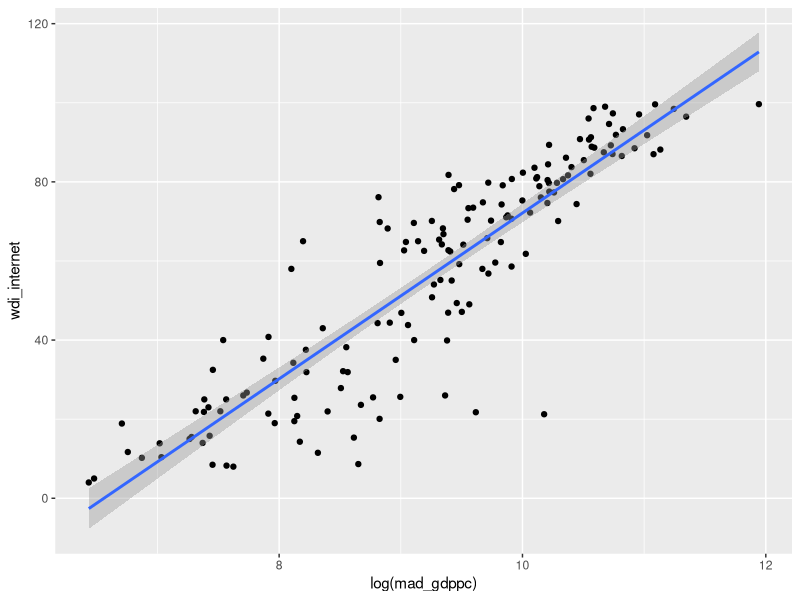
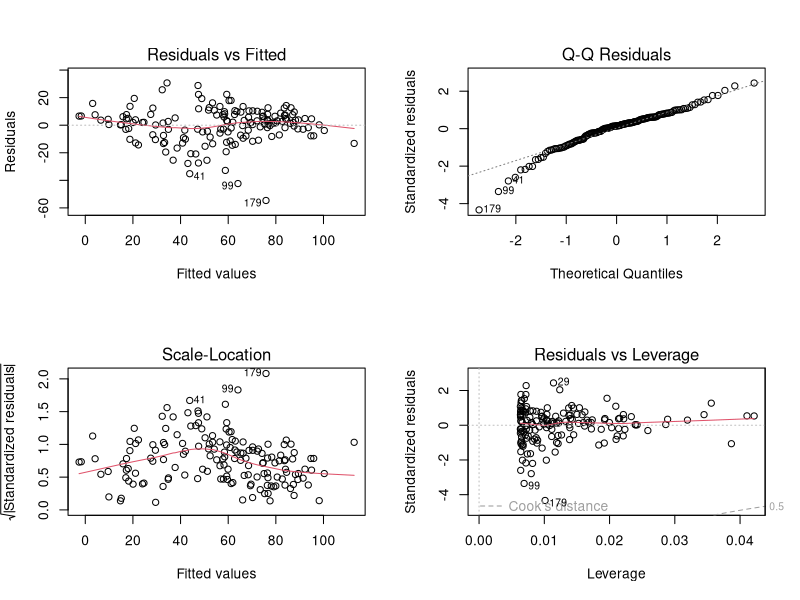

The R source for these figures, in order:
## ---- chunk 1
# Intercept
1 - pt(46.154, df = 151)

# mad_gdppc coefficient
1 - pt(10.08, df = 151)
## ---- chunk 2
qt(0.975, 151)
## ---- chunk 3
1 - pf(101.53, 1, 151)
## ---- chunk 4
countries <- read.csv("data/countries.csv")

# Show n
sum(!is.na(countries$mad_gdppc) & !is.na(countries$spi_ospi))

# Display model
summary(lm(spi_ospi ~ mad_gdppc, countries))
## ---- chunk 5
countries <- read.csv("data/countries.csv")
## ---- chunk 6
library(ggplot2)

lm1 <- lm(wdi_internet ~ log(mad_gdppc), countries)
summary(lm1)

ggplot(countries, aes(x=log(mad_gdppc), y=wdi_internet)) + 
  geom_point() + 
  geom_smooth(method='lm', formula= y~x)
## ---- chunk 7
par(mfrow=c(2,2))
plot(lm1)
## ---- chunk 8
log(countries[countries$cname=="Uganda",]$mad_gdppc)
predict(lm1, newdata=countries[countries$cname=="Uganda",], 
        interval = c("prediction"), level = 0.90)
## ---- chunk 9
library(MASS)

nsims = 1000
n = 10
b0 = 1

run_sim = function(nsims, n, p, b0, b1, sorted=FALSE) {
  # Covariance matrix
  Sigma = matrix(0, nrow = n, ncol = n)
  diag(Sigma) <- 1
  for (i in 2:n) {
    Sigma[i, i-1] <- p
    Sigma[i-1, i] <- p
  }
  
  pval = vector(length = nsims)
  coef = vector(length = nsims)
  
  for (i in 1:nsims) {
    # Generate x
    if (sorted) {
      x <- sort(rgamma(n, 3, 2/5))
    } else {
      x <- rgamma(n, 3, 2/5)
    }
    # Generate y with multivariate normal
    y <- b0 + b1 * x + mvrnorm(n = 1, rep(0, n), Sigma)
    
    # Make linear model
    tmp <- summary(lm(y~x))
    pval[i] <- tmp$coefficients[2,'Pr(>|t|)']
    coef[i] <- tmp$coefficients[2,'Estimate']
  }
  
  return(c("signif" = mean(pval < 0.05), "mean" = mean(coef), "sd" = sd(coef)))
}

## ---- chunk 10
run_sim(nsims, n, 0, b0, 1, sorted=FALSE)
## ---- chunk 11
run_sim(nsims, n, 0.5, b0, 1, sorted=FALSE)
## ---- chunk 12
run_sim(nsims, n, 0, b0, 1, sorted=TRUE)
## ---- chunk 13
run_sim(nsims, n, 0.5, b0, 1, sorted=TRUE)
## ---- chunk 14
run_sim(nsims, n, 0, b0, 0, sorted=FALSE)
## ---- chunk 15
run_sim(nsims, n, 0.5, b0, 0, sorted=FALSE)
## ---- chunk 16
run_sim(nsims, n, 0, b0, 0, sorted=TRUE)
## ---- chunk 17
run_sim(nsims, n, 0.5, b0, 0, sorted=TRUE)
